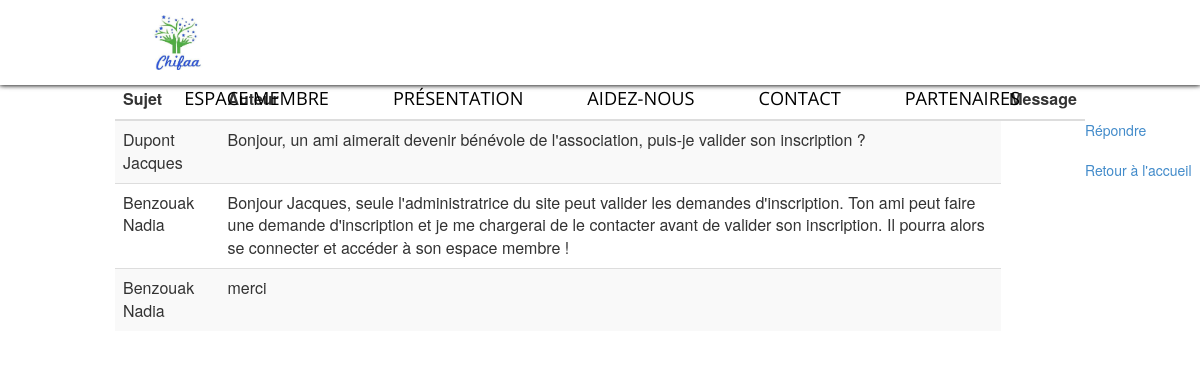
Page /lire_sujet.php?id_sujet_a_lire=20 on the committed database.
### tables this page shows
CREATE TABLE `forum_reponses` (
  `id` int(6) NOT NULL,
  `auteur` varchar(30) NOT NULL,
  `message` text NOT NULL,
  `date_reponse` datetime NOT NULL DEFAULT '0000-00-00 00:00:00',
  `correspondance_sujet` int(6) NOT NULL
);

### lire_sujet.php (the view, shortened to what this page needs)
<html>
	<head>
			<link href="templates/css/bootstrap.min.css" rel="stylesheet" type="text/css" media="all" />
	                <link href="templates/fonts" rel="stylesheet"  media="all" />
	</head>
<body>
		 <div class="navigation">
         </div>
<?php
if (!isset($_GET['id_sujet_a_lire'])) {
	echo 'Sujet non défini.';
}
else {
?>
	                <div class="row col-md-10 col-md-offset-1 custyle">
                <table class="table table-striped custab" id ="myTable">
                <thead>
                    <tr>
                        <th>Sujet</th>
                        <th>Auteur</th>
                       <th>Message</th>
                    </tr>
                 </thead>
	<?php
	try
		{
			$base = new PDO('mysql:host=localhost;dbname=chifaa;charset=utf8', 'root', '');
		}
			catch (Exception $e)
			{
        		die('Erreur : ' . $e->getMessage());
			}
	$sql = $base-> query ('SELECT auteur, message , date_reponse FROM forum_reponses WHERE correspondance_sujet="'.$_GET['id_sujet_a_lire'].'" ORDER BY date_reponse ASC');
	while ($data = $sql->fetch()) {
	echo '<tr>';
	echo '<td>';
	echo htmlentities(trim($data['auteur']));
	echo '</td><td>';
	echo nl2br(htmlentities(trim($data['message'])));
	echo '</td></tr>';
	}
	?>
	</table></div>
	<br /><br />
	<a href="./insert_reponse.php?numero_du_sujet=<?php echo $_GET['id_sujet_a_lire']; ?>">Répondre</a>
	<?php
}
?>
<br /><br />
<a href="FAQ.php">Retour à l'accueil</a>
</body>
</html>

### templates/css/style.css (style rules this page uses)
html,body { font-family: 'Open Sans', sans-serif; background:#e2e2e2; margin: 0; }
body a { transition:0.5s all; -webkit-transition:0.5s all; -moz-transition:0.5s all; -o-transition:0.5s all; -ms-transition:0.5s all; }
.navigation { text-align:center; position:fixed; left:0; right:0; top:0; height:85px; z-index:500; background-color: white; box-shadow:0 0 5px rgba(0,0,0,0.7); }
.navigation img { width: 55px; height: 55px; margin: 15px; margin-left: 150px; float: left; }
.navigation .dropdown { position: relative; display: inline-block; top:8%; }
.navigation a { color:black; font-family:'Open Sans', sans-serif; font-size:1.3em; text-decoration:none; padding :90px 30px 10px; position:relative; text-transform: uppercase; }
.menu { float: right; margin-right: 150px; }
.clearfix:before, .clearfix:after, .row:before, .row:after { content: '\0020'; display: block; overflow: hidden; visibility: hidden; width: 0; height: 0; }

### rows in the picture
forum_reponses: auteur "Dupont Jacques", message "Bonjour, un ami aimerait devenir bénévole de l'association, puis-je valider son inscription ?"
forum_reponses: auteur "Benzouak Nadia", message "Bonjour Jacques, seule l'administratrice du site peut valider les demandes d'inscription. Ton ami peut faire une demande d'inscription et je me chargerai de le contacter avant de valider son inscription. Il pourra alors se connecter et accéder à son espace membre !"
forum_reponses: auteur "Benzouak Nadia", message "merci"
